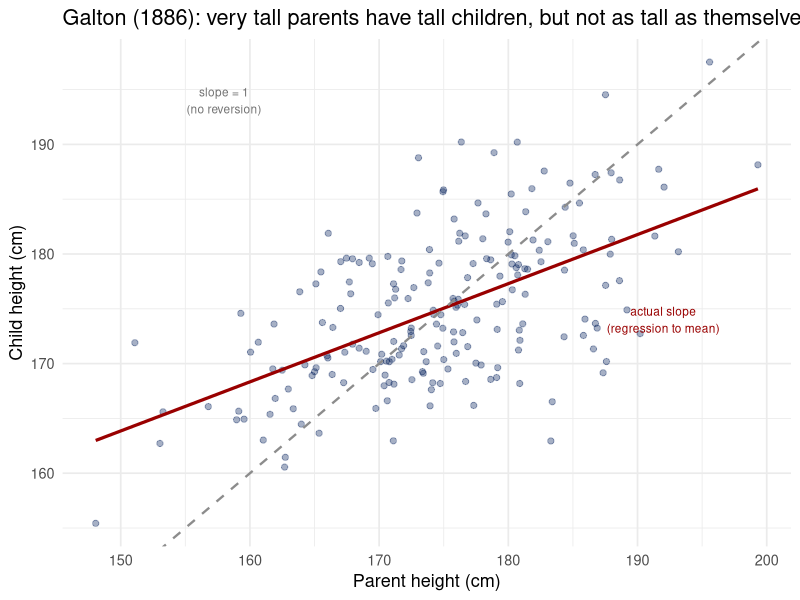

Write the R code that produced this figure.
## ---- chunk 1
library(ggplot2)

set.seed(42)
n <- 200
parent_h <- rnorm(n, 175, 9)
child_h  <- 0.5 * parent_h + 87.5 + rnorm(n, 0, 6)

ggplot(data.frame(p = parent_h, c = child_h), aes(p, c)) +
  geom_point(alpha = 0.35, color = "#011F5B", size = 1.8) +
  geom_smooth(method = "lm", color = "#990000", se = FALSE, linewidth = 1.1) +
  geom_abline(slope = 1, intercept = 0, linetype = "dashed", color = "gray55", linewidth = 0.8) +
  annotate("text", x = 158, y = 194, label = "slope = 1\n(no reversion)", size = 3, color = "gray45") +
  annotate("text", x = 192, y = 174, label = "actual slope\n(regression to mean)", size = 3, color = "#990000") +
  labs(x = "Parent height (cm)", y = "Child height (cm)",
       title = "Galton (1886): very tall parents have tall children, but not as tall as themselves") +
  theme_minimal(base_size = 13)
